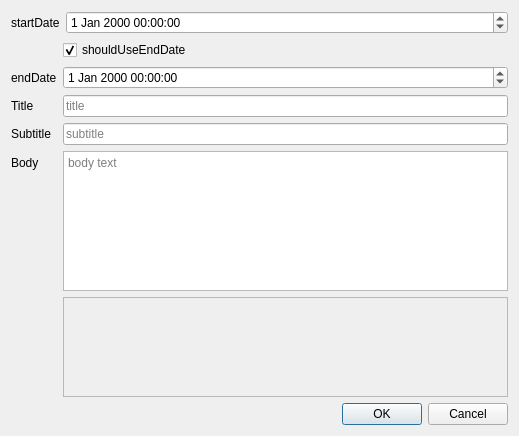
<?xml version="1.0" encoding="UTF-8"?>
<ui version="4.0">
 <class>TextAnnotationDialog</class>
 <widget class="QDialog" name="TextAnnotationDialog">
  <property name="geometry">
   <rect>
    <x>0</x>
    <y>0</y>
    <width>519</width>
    <height>436</height>
   </rect>
  </property>
  <property name="windowTitle">
   <string>Text Annotation Edit Dialog</string>
  </property>
  <layout class="QVBoxLayout" name="verticalLayout">
   <item>
    <layout class="QFormLayout" name="formLayout_2">
     <item row="0" column="0" colspan="2">
      <layout class="QFormLayout" name="formLayout">
       <item row="0" column="0">
        <widget class="QLabel" name="label">
         <property name="text">
          <string>startDate</string>
         </property>
        </widget>
       </item>
       <item row="0" column="1">
        <widget class="QDateTimeEdit" name="dateTimeEdit_Start">
         <property name="wrapping">
          <bool>true</bool>
         </property>
         <property name="currentSection">
          <enum>QDateTimeEdit::HourSection</enum>
         </property>
        </widget>
       </item>
      </layout>
     </item>
     <item row="2" column="0">
      <widget class="QLabel" name="label_2">
       <property name="text">
        <string>endDate</string>
       </property>
      </widget>
     </item>
     <item row="2" column="1">
      <widget class="QDateTimeEdit" name="dateTimeEdit_End">
       <property name="enabled">
        <bool>true</bool>
       </property>
       <property name="wrapping">
        <bool>true</bool>
       </property>
       <property name="currentSection">
        <enum>QDateTimeEdit::HourSection</enum>
       </property>
      </widget>
     </item>
     <item row="3" column="0">
      <widget class="QLabel" name="label_3">
       <property name="text">
        <string>Title</string>
       </property>
      </widget>
     </item>
     <item row="3" column="1">
      <widget class="QLineEdit" name="lineEdit_Title">
       <property name="placeholderText">
        <string>title</string>
       </property>
       <property name="clearButtonEnabled">
        <bool>true</bool>
       </property>
      </widget>
     </item>
     <item row="4" column="0">
      <widget class="QLabel" name="label_4">
       <property name="text">
        <string>Subtitle</string>
       </property>
      </widget>
     </item>
     <item row="4" column="1">
      <widget class="QLineEdit" name="lineEdit_Subtitle">
       <property name="placeholderText">
        <string>subtitle</string>
       </property>
       <property name="clearButtonEnabled">
        <bool>true</bool>
       </property>
      </widget>
     </item>
     <item row="5" column="0">
      <widget class="QLabel" name="label_5">
       <property name="text">
        <string>Body</string>
       </property>
      </widget>
     </item>
     <item row="5" column="1">
      <widget class="QTextBrowser" name="textBrowser_Body">
       <property name="readOnly">
        <bool>false</bool>
       </property>
       <property name="placeholderText">
        <string>body text</string>
       </property>
      </widget>
     </item>
     <item row="1" column="1">
      <widget class="QCheckBox" name="checkBox_ShouldUseEndDate">
       <property name="text">
        <string>shouldUseEndDate</string>
       </property>
       <property name="checked">
        <bool>true</bool>
       </property>
      </widget>
     </item>
     <item row="6" column="1">
      <widget class="DialogComponents_BoxExperCohortAnimalIDs" name="frame_BoxExperCohortAnimalIDs">
       <property name="minimumSize">
        <size>
         <width>0</width>
         <height>100</height>
        </size>
       </property>
       <property name="frameShape">
        <enum>QFrame::StyledPanel</enum>
       </property>
       <property name="frameShadow">
        <enum>QFrame::Raised</enum>
       </property>
      </widget>
     </item>
    </layout>
   </item>
   <item>
    <widget class="QDialogButtonBox" name="buttonBox">
     <property name="orientation">
      <enum>Qt::Horizontal</enum>
     </property>
     <property name="standardButtons">
      <set>QDialogButtonBox::Cancel|QDialogButtonBox::Ok</set>
     </property>
    </widget>
   </item>
  </layout>
 </widget>
 <customwidgets>
  <customwidget>
   <class>DialogComponents_BoxExperCohortAnimalIDs</class>
   <extends>QFrame</extends>
   <header location="global">GUI.UI.DialogComponents.DialogComponents_BoxExperCohortAnimalIDs</header>
   <container>1</container>
  </customwidget>
 </customwidgets>
 <resources/>
 <connections>
  <connection>
   <sender>buttonBox</sender>
   <signal>accepted()</signal>
   <receiver>TextAnnotationDialog</receiver>
   <slot>accept()</slot>
   <hints>
    <hint type="sourcelabel">
     <x>248</x>
     <y>254</y>
    </hint>
    <hint type="destinationlabel">
     <x>157</x>
     <y>274</y>
    </hint>
   </hints>
  </connection>
  <connection>
   <sender>buttonBox</sender>
   <signal>rejected()</signal>
   <receiver>TextAnnotationDialog</receiver>
   <slot>reject()</slot>
   <hints>
    <hint type="sourcelabel">
     <x>316</x>
     <y>260</y>
    </hint>
    <hint type="destinationlabel">
     <x>286</x>
     <y>274</y>
    </hint>
   </hints>
  </connection>
 </connections>
</ui>
